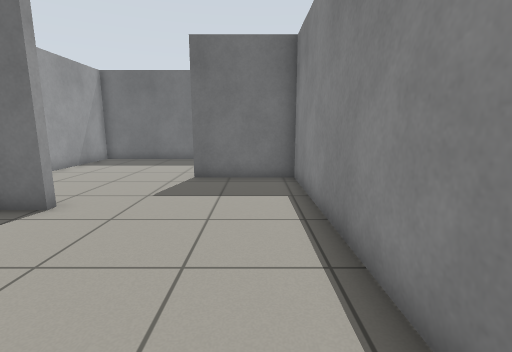
View 1 (above)

12 first-person views from a walk through a Gazebo world. The camera is 0.94 m above the floor, tilts 10° down and sees 85° across. The floor is counted in squares, 0.5 m on a side. Each view is taken from the middle of a square. On the plan, view 1 faces up. The plan holds only what a view shows up to about 16 squares ahead; the rest is blank.

View 2
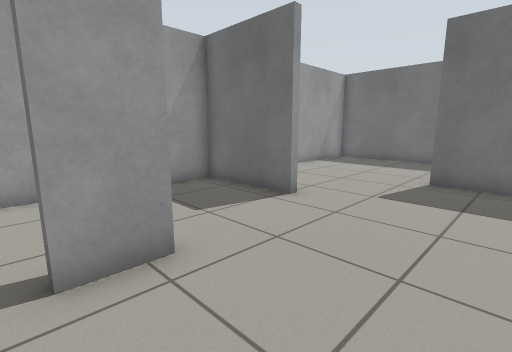

View 3
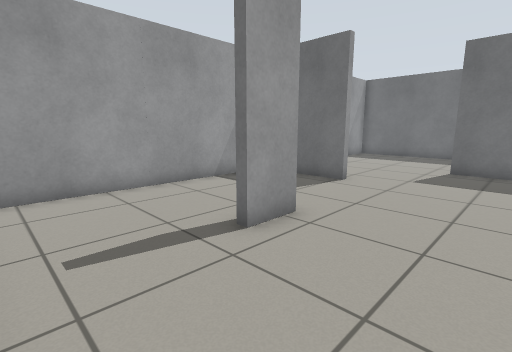

View 4
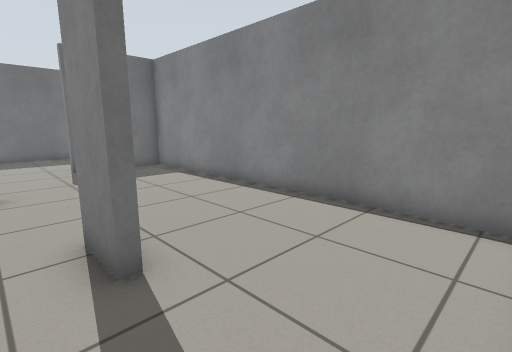

View 5
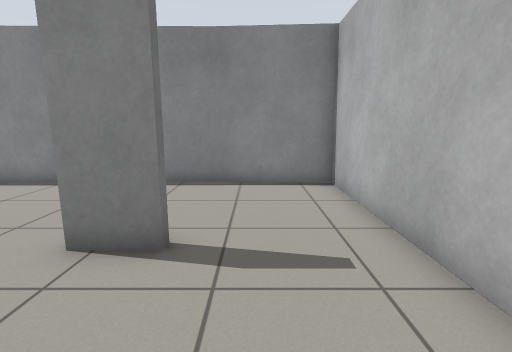

View 6
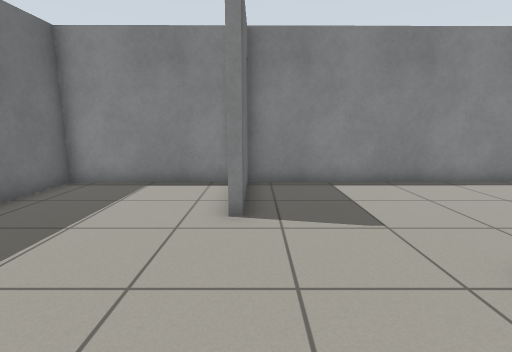

View 7
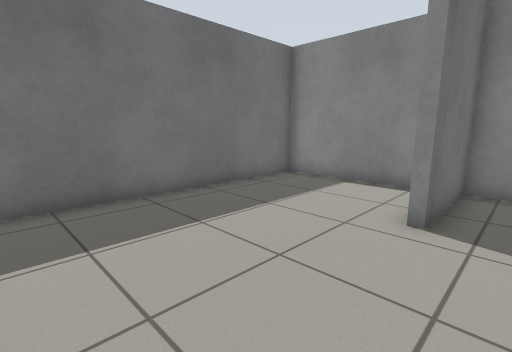

View 8
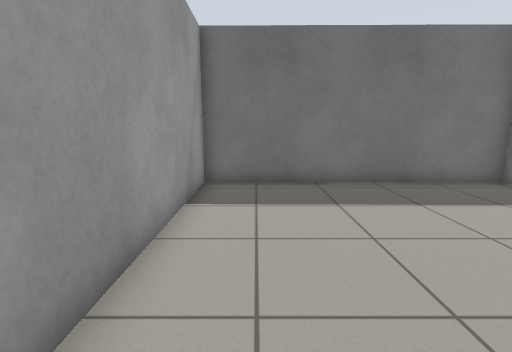

View 9
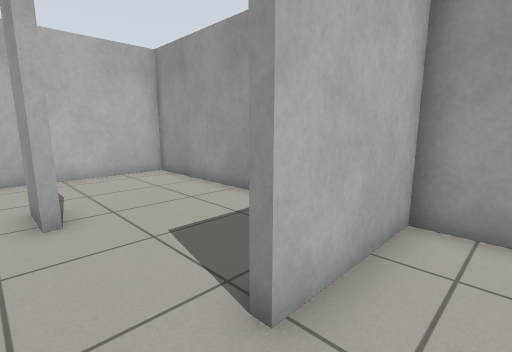

View 10
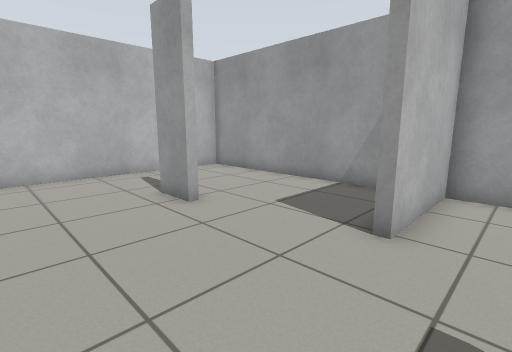

View 11
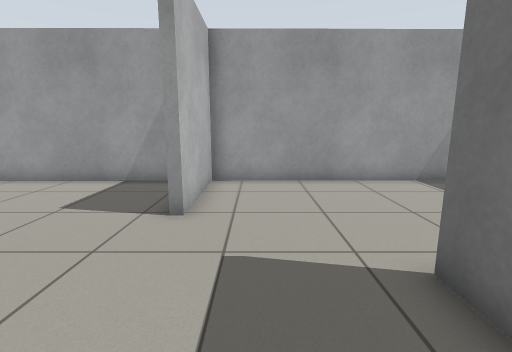

View 12
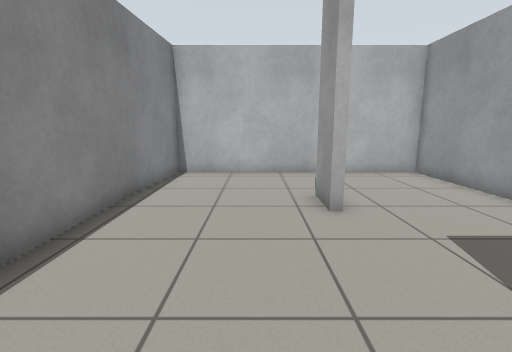

### Floor plan
Points are (right, up) in squares from view 1. A wall is a line through its corners. A room is listed if a view was taken in it or the views show most of it. See-through windows are left out.
Room 1 (views 1, 2, 3, 4, 5, 10, 11, 12)
walls: (-3.7, 2) (-3.7, 0.4); (-4, 0.4) (-4, 2); (-4.7, 6.1) (-8.7, 6.1) (-8.6, -3.6) (1.3, -3.6); (1.5, -3.7) (1.4, 10.3) (-2.4, 10.3)
ways out: opening at (-3.3, 8) to room 2
Room 2 (views 6, 7, 8, 9)
walls: (1.4, 10.8) (1.4, 16.3) (-8.8, 16.5) (-8.7, 6.4) (-4.7, 6.4)
ways out: opening at (-3.3, 8) to room 1

Positions as (right, up) in squares from view 1, and headings:
1: (0, 0), facing up
2: (0, 0), facing up-left
3: (0, -3), facing up-left
4: (-5, -3), facing up-right
5: (-8, -1), facing right
6: (-8, 10), facing right
7: (-8, 9), facing up-right
8: (-7, 7), facing up
9: (-3, 8), facing down-left
10: (0, 8), facing down-left
11: (1, 8), facing left
12: (-2, 8), facing down
